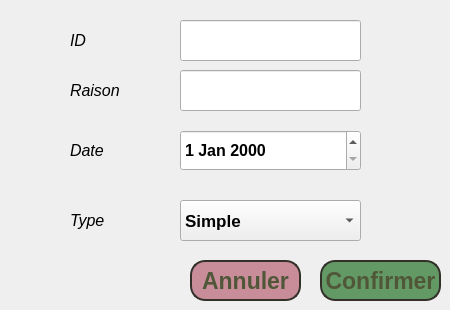
       <widget class="QWidget" name="page_26">
        <widget class="QPushButton" name="confirmerMS6">
         <property name="geometry">
          <rect>
           <x>320</x>
           <y>260</y>
           <width>121</width>
           <height>41</height>
          </rect>
         </property>
         <property name="font">
          <font>
           <family>MS UI Gothic</family>
           <pointsize>17</pointsize>
           <weight>75</weight>
           <bold>true</bold>
           <underline>false</underline>
           <strikeout>false</strikeout>
           <kerning>true</kerning>
          </font>
         </property>
         <property name="styleSheet">
          <string notr="true">box-shadow: 0px 1px 0px 0px #1c1b18;
	background:linear-gradient(to bottom, #eae0c2 5%, #ccc2a6 100%);
	background-color:#639965;
	border-radius:15px;
	border:2px solid #333029;
	display:inline-block;
	cursor:pointer;
	color:#505739;
	font-weight:bold;
	padding:0px 0 px;
	text-decoration:none;
	text-shadow:0px 1px 0px #ffffff;</string>
         </property>
         <property name="text">
          <string>Confirmer</string>
         </property>
        </widget>
        <widget class="QPushButton" name="annnulerMS6">
         <property name="geometry">
          <rect>
           <x>190</x>
           <y>260</y>
           <width>111</width>
           <height>41</height>
          </rect>
         </property>
         <property name="font">
          <font>
           <family>MS UI Gothic</family>
           <pointsize>17</pointsize>
           <weight>75</weight>
           <bold>true</bold>
           <underline>false</underline>
           <strikeout>false</strikeout>
           <kerning>true</kerning>
          </font>
         </property>
         <property name="styleSheet">
          <string notr="true">box-shadow: 0px 1px 0px 0px #1c1b18;
	background:linear-gradient(to bottom, #eae0c2 5%, #ccc2a6 100%);
	background-color:#c88d98;
	border-radius:15px;
	border:2px solid #333029;
	display:inline-block;
	cursor:pointer;
	color:#505739;
	font-weight:bold;
	padding:0px 0 px;
	text-decoration:none;
	text-shadow:0px 1px 0px #ffffff;</string>
         </property>
         <property name="text">
          <string>Annuler</string>
         </property>
        </widget>
        <widget class="QLineEdit" name="lineEdit_idMS6">
         <property name="geometry">
          <rect>
           <x>180</x>
           <y>20</y>
           <width>181</width>
           <height>41</height>
          </rect>
         </property>
         <property name="font">
          <font>
           <family>MS UI Gothic</family>
           <pointsize>12</pointsize>
           <weight>75</weight>
           <bold>true</bold>
          </font>
         </property>
         <property name="text">
          <string/>
         </property>
        </widget>
        <widget class="QLabel" name="label_576">
         <property name="geometry">
          <rect>
           <x>70</x>
           <y>70</y>
           <width>81</width>
           <height>41</height>
          </rect>
         </property>
         <property name="font">
          <font>
           <pointsize>12</pointsize>
           <weight>50</weight>
           <italic>true</italic>
           <bold>false</bold>
          </font>
         </property>
         <property name="text">
          <string>Raison</string>
         </property>
        </widget>
        <widget class="QComboBox" name="comboBox_serviceMS6">
         <property name="geometry">
          <rect>
           <x>180</x>
           <y>200</y>
           <width>181</width>
           <height>41</height>
          </rect>
         </property>
         <property name="font">
          <font>
           <family>MS UI Gothic</family>
           <pointsize>13</pointsize>
           <weight>75</weight>
           <bold>true</bold>
          </font>
         </property>
         <item>
          <property name="text">
           <string>Simple</string>
          </property>
         </item>
         <item>
          <property name="text">
           <string>Civile</string>
          </property>
         </item>
         <item>
          <property name="text">
           <string>Juridique</string>
          </property>
         </item>
        </widget>
        <widget class="QLabel" name="label_586">
         <property name="geometry">
          <rect>
           <x>70</x>
           <y>200</y>
           <width>81</width>
           <height>41</height>
          </rect>
         </property>
         <property name="font">
          <font>
           <pointsize>12</pointsize>
           <weight>50</weight>
           <italic>true</italic>
           <bold>false</bold>
          </font>
         </property>
         <property name="text">
          <string>Type</string>
         </property>
        </widget>
        <widget class="QLabel" name="label_596">
         <property name="geometry">
          <rect>
           <x>70</x>
           <y>130</y>
           <width>81</width>
           <height>41</height>
          </rect>
         </property>
         <property name="font">
          <font>
           <pointsize>12</pointsize>
           <weight>50</weight>
           <italic>true</italic>
           <bold>false</bold>
          </font>
         </property>
         <property name="text">
          <string>Date</string>
         </property>
        </widget>
        <widget class="QLabel" name="label_606">
         <property name="geometry">
          <rect>
           <x>70</x>
           <y>20</y>
           <width>81</width>
           <height>41</height>
          </rect>
         </property>
         <property name="font">
          <font>
           <pointsize>12</pointsize>
           <weight>50</weight>
           <italic>true</italic>
           <bold>false</bold>
          </font>
         </property>
         <property name="text">
          <string>ID</string>
         </property>
        </widget>
        <widget class="QLineEdit" name="lineEdit_nomMS6">
         <property name="geometry">
          <rect>
           <x>180</x>
           <y>70</y>
           <width>181</width>
           <height>41</height>
          </rect>
         </property>
         <property name="font">
          <font>
           <family>MS UI Gothic</family>
           <pointsize>12</pointsize>
           <weight>50</weight>
           <bold>false</bold>
          </font>
         </property>
        </widget>
        <widget class="QDateEdit" name="dateEdit_dateMS6">
         <property name="geometry">
          <rect>
           <x>180</x>
           <y>130</y>
           <width>181</width>
           <height>41</height>
          </rect>
         </property>
         <property name="font">
          <font>
           <family>MS UI Gothic</family>
           <pointsize>12</pointsize>
           <weight>75</weight>
           <bold>true</bold>
          </font>
         </property>
        </widget>
       </widget>
